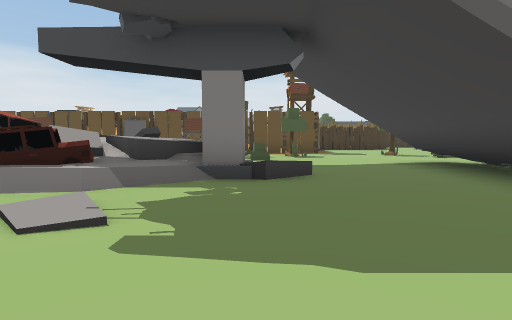
View 1 (above)

24 first-person views from a walk through a scene from a Unity 3-D project. The camera is 1.5 m above the floor, tilts 4° down and sees 75° across. The floor is counted in squares, 2.4 m on a side. Each view is taken from the middle of a square. On the plan, view 1 faces up. The plan holds only what a view shows up to about 10 squares ahead; the rest is blank. The place goes on beyond the plan. The player character is not drawn.

View 2
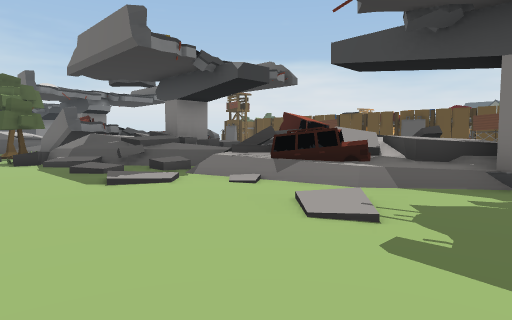

View 3
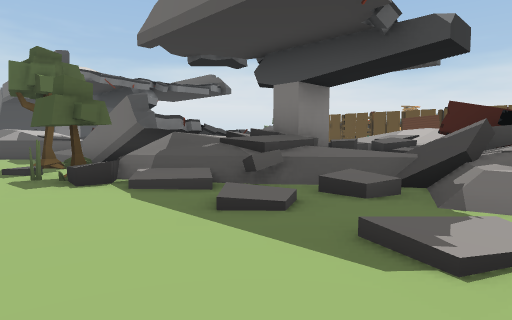

View 4
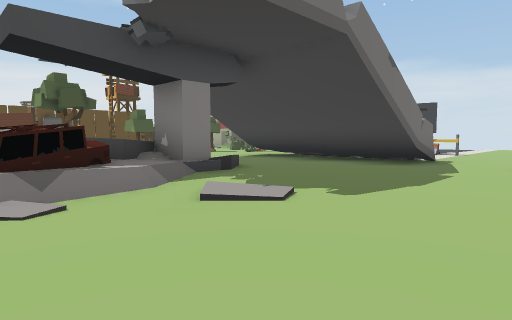

View 5
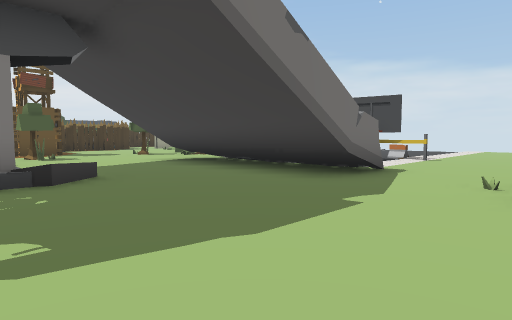

View 6
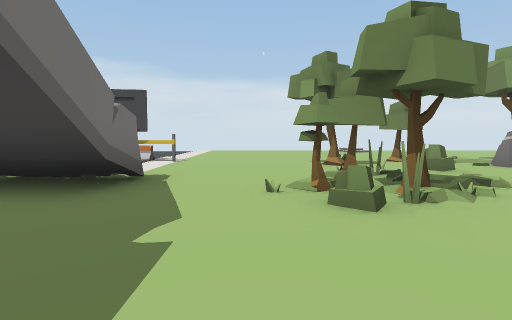

View 7
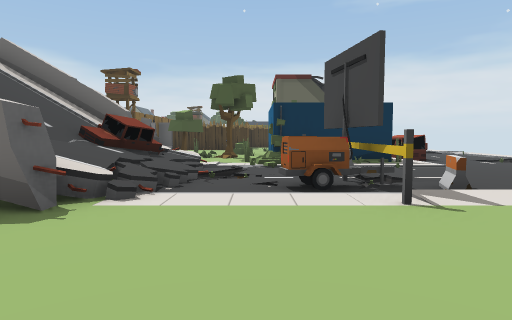

View 8
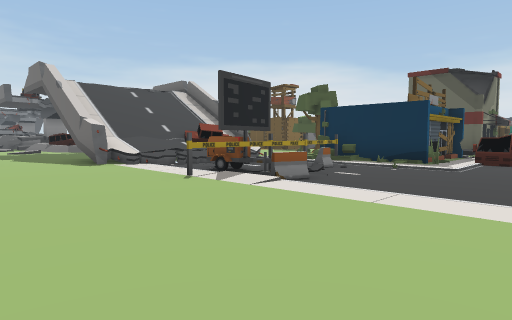

View 9
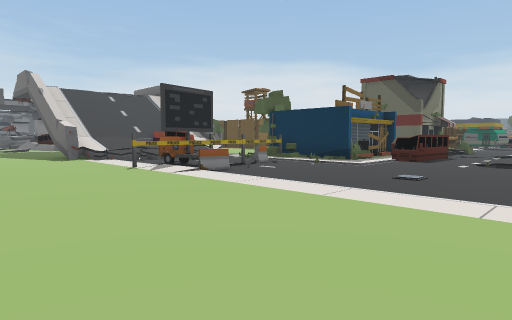

View 10
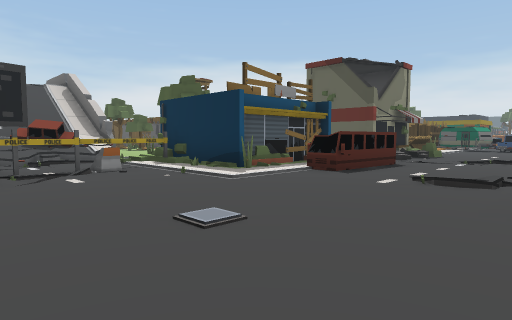

View 11
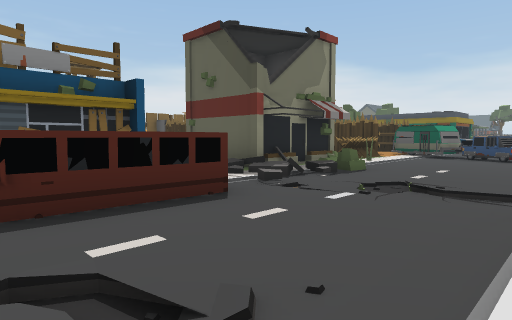

View 12
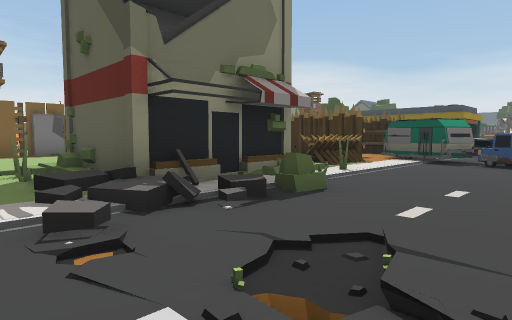

View 13
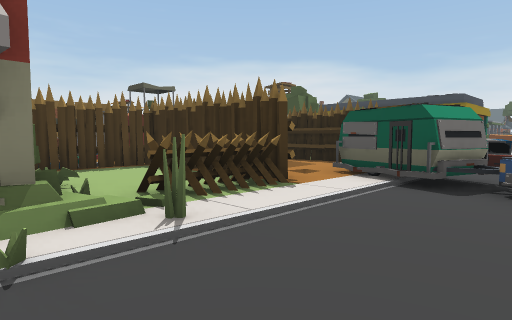

View 14
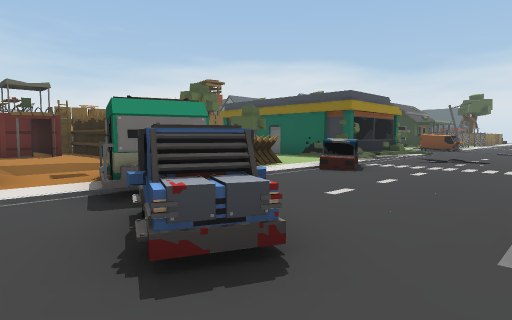

View 15
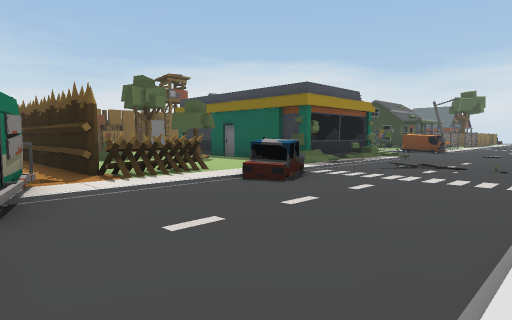

View 16
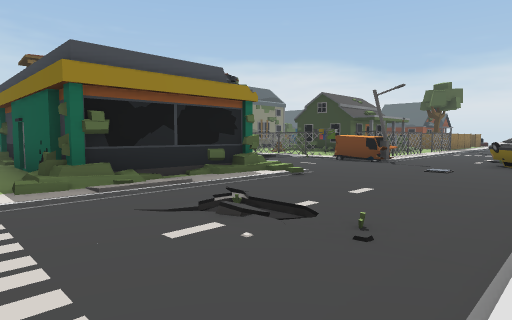

View 17
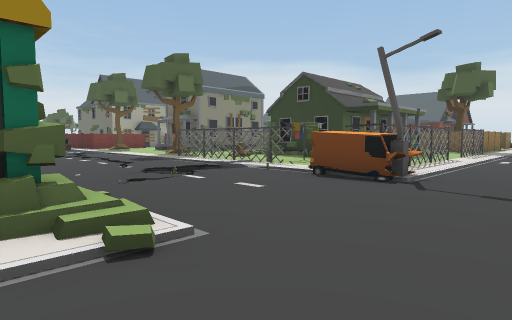

View 18
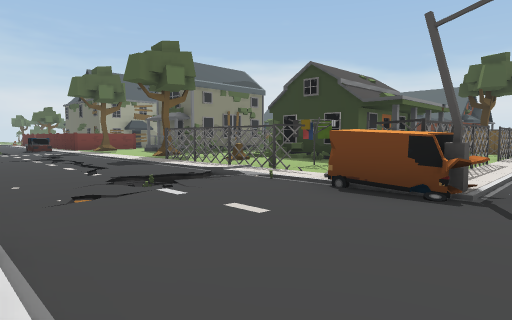

View 19
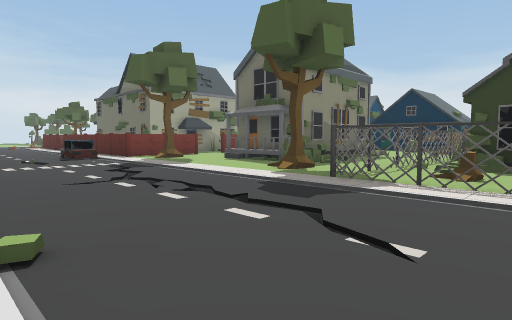

View 20
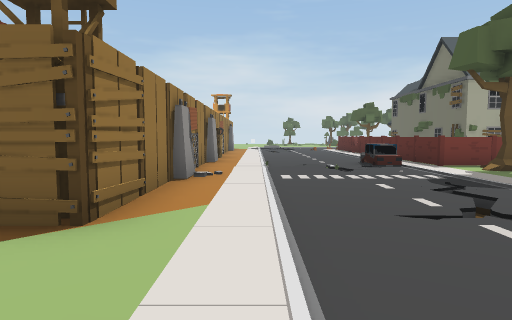

View 21
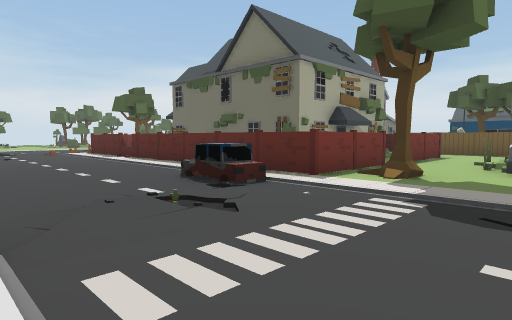

View 22
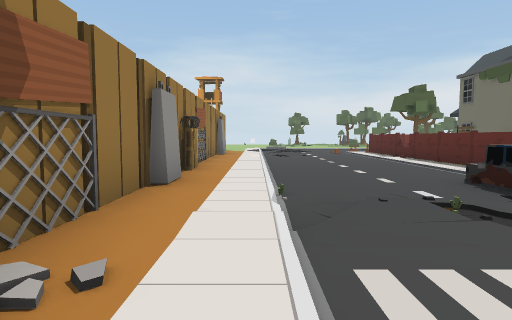

View 23
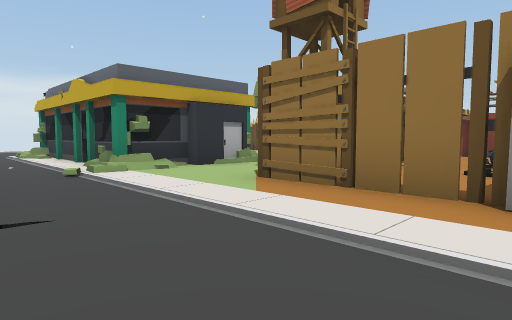

View 24
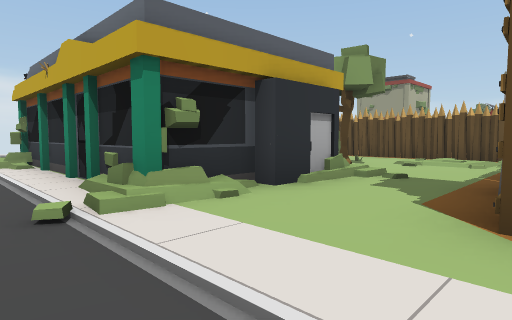

### Floor plan
Key: @ floor where view 1 was taken; # wall or solid block; x gap in a wall; . main floor; : floor 0.25 m higher than the main floor; - floor 0.5 m lower than the main floor; + floor 1.5 m higher than the main floor; * floor 2 m higher than the main floor; / step, stairs or slope; = window, fence, low wall or low ledge; ^ raised ledge; v drop or lower ground; A van; C car; S sign; B bus; F fence; T tower; H house; U stump; R tree; O other object.
Columns run from 10 left of view 1 to 15 right of it. Each row starts with its distance up from view 1.
 41        F.     #   HH=.
 40        F.   H.#   H ...
 39        ..   H.#H  HH=..
 38     ## F.H#HH.#HHHH #...
 37     #H F....H=# U.O =../
 36 FFFFFFFFR....R####O.O...C
 35 F..............=.=O.AA..C
 34 .....CC...vv....../.....C
 33 .......//...v..=///......
 32 .......//................
 31 .......//......//..///...
 30  FFFFFFFFFFF...######.....
 29   F     F #TF..#   ##.....
 28           ..F..#   ##///..
 27           :.F..######.....
 26           OO ...###..C....
 25           OO /./   .OCC...
 24            O   /.x..O.....
 23            . O######O.....
 22            O  #.../.O/....
 21               #...-/OOO...
 20             O    ///..CCC.
 19             O   O###O.....
 18             O O O...O....
 17              OO O .=##...
 16                     #/...
 15             F.      #/...
 14            OF.... ###=.//
 13            TF ....////#///
 12                   # ......
 11            ..       #B ...
 10   ==       .....#   #B ./.
  9   #*      =......#  #.../.
  8  ==#      ....#=.####.....
  7  #==AA#==  ...CC=/#.......
  6   #==^==###...CC//.#......
  5 //#=/= CC##=..+=//S/......
  4 =//////C#..... =/.S=......
  3 ##/=/.........##..........
  2 #=/.///...................
  1 #.........................
  0   ........@..=##..........

Where each view was taken, in squares from view 1:
view 1: 0 up, 0 right, facing up
view 2: 0 up, 0 right, facing up-left
view 3: 0 up, 4 left, facing up-left
view 4: 0 up, 4 left, facing up-right
view 5: 0 up, 1 left, facing up-right
view 6: 1 up, 0 right, facing right
view 7: 0 up, 7 right, facing up
view 8: 0 up, 13 right, facing up-left
view 9: 0 up, 15 right, facing up-left
view 10: 4 up, 15 right, facing up-left
view 11: 9 up, 15 right, facing up-left
view 12: 12 up, 14 right, facing up-left
view 13: 16 up, 13 right, facing up-left
view 14: 19 up, 15 right, facing up-left
view 15: 21 up, 15 right, facing up-left
view 16: 26 up, 15 right, facing up-left
view 17: 30 up, 13 right, facing up-left
view 18: 31 up, 12 right, facing up-left
view 19: 31 up, 7 right, facing up-left
view 20: 31 up, 5 right, facing left
view 21: 31 up, 0 right, facing up-left
view 22: 31 up, 0 right, facing left
view 23: 33 up, 1 left, facing down-right
view 24: 32 up, 2 right, facing down-right
